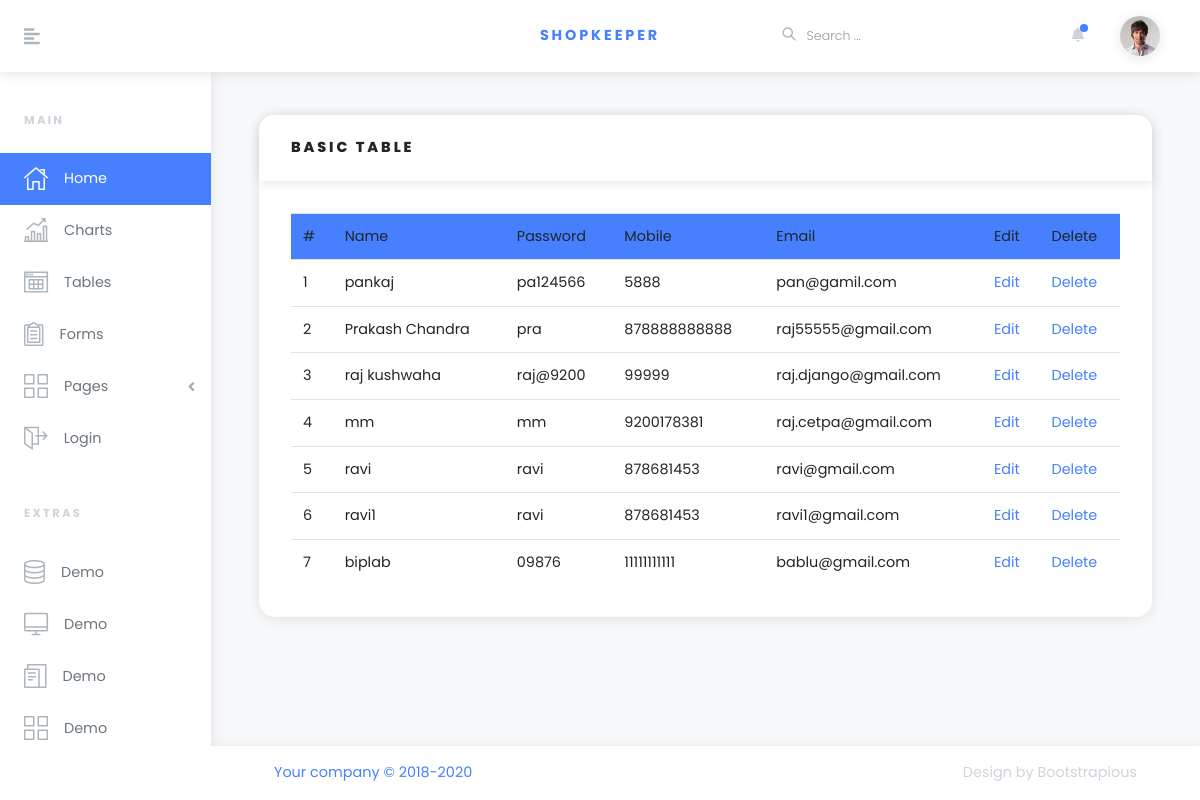
The app's page /customers/ with its own data.
### customer/models.py (models this page shows, shortened)
class Customer(models.Model):
    name = models.CharField(max_length=100,default='username')
    password = models.CharField(max_length=100)
    email = models.EmailField(max_length=200,unique=True)
    mobile = models.CharField(max_length=15)
    status = models.BooleanField(default=False)

### customer/views.py (the view)
# urls.py: path('customers/',cus_views.show_customer, name='all_customers'),
def show_customer(request):
    c = Customer.objects.all()
    context ={
        'c':c
    }
    return render(request,'customer/customers.html',context)

### customer/templates/customer/customers.html
{% extends 'base.html'%}
{% block content%}
    {% include 'header.html'%}
    <div class="d-flex align-items-stretch">
        {% include 'side.html'%}
      <div class="page-holder w-100 d-flex flex-wrap">
        <div class="container-fluid px-xl-5">
            <br></br>
            <div class="card">
                  <div class="card-header">
                    <h6 class="text-uppercase mb-0">Basic Table</h6>
                  </div>
                  <div class="card-body">
                    <table class="table card-text">
                        <tr class="bg-primary">
        <td>#</td>
        <td>Name</td>
        <td>Password</td>
        <td>Mobile</td>
        <td>Email</td>
        <td>Edit</td>
        <td>Delete</td>
    </tr>
    {% for cus in c%}
    <tr>
        <td>{{forloop.counter}}</td>
        <td>{{cus.name}}</td>
        <td>{{cus.password}}</td>
        <td>{{cus.mobile}}</td>
        <td>{{cus.email}}</td>
        <td><a href="{% url 'update_customer' cus.id %}"> Edit </a></td>
        <td><a href="{% url 'delete_customer' cus.id %}"> Delete </a></td>
    </tr>
    {%endfor%}
                    </table>
                  </div>
                </div>
        </div>
        <footer class="footer bg-white shadow align-self-end py-3 px-xl-5 w-100">
          <div class="container-fluid">
            <div class="row">
              <div class="col-md-6 text-center text-md-left text-primary">
                <p class="mb-2 mb-md-0">Your company &copy; 2018-2020</p>
              </div>
              <div class="col-md-6 text-center text-md-right text-gray-400">
                <p class="mb-0">Design by <a href="https://bootstrapious.com/admin-templates" class="external text-gray-400">Bootstrapious</a></p>
              </div>
            </div>
          </div>
        </footer>
      </div>
    </div>
{% endblock %}

### templates/base.html (shortened to what this page needs)
<!DOCTYPE html>
<html lang="en">
<head>
    {% load static %}
    <link rel="stylesheet" href="{% static 'vendor/bootstrap/css/bootstrap.min.css'%}">
    <link rel="stylesheet" href="https://use.fontawesome.com/releases/v5.3.1/css/all.css">
    <link rel="stylesheet" href="{% static 'css/orionicons.css'%}">
    <link rel="stylesheet" href="{% static 'css/style.default.css'%}" id="theme-stylesheet">
    <link rel="stylesheet" href="css/custom.css">
</head>
<body>
{% block content%}
{% endblock%}
</body>
</html>

### templates/header.html (shortened to what this page needs)
<header class="header">
      <nav class="navbar navbar-expand-lg px-4 py-2 bg-white shadow"><a href="#" class="sidebar-toggler text-gray-500 mr-4 mr-lg-5 lead"><i class="fas fa-align-left"></i></a><a href="index.html" class="navbar-brand font-weight-bold text-uppercase text-base">Shopkeeper</a>
        <ul class="ml-auto d-flex align-items-center list-unstyled mb-0">
          <li class="nav-item">
            <form id="searchForm" class="ml-auto d-none d-lg-block">
              <div class="form-group position-relative mb-0">
                <button type="submit" style="top: -3px; left: 0;" class="position-absolute bg-white border-0 p-0"><i class="o-search-magnify-1 text-gray text-lg"></i></button>
                <input type="search" placeholder="Search ..." class="form-control form-control-sm border-0 no-shadow pl-4">
              </div>
            </form>
          </li>
          <li class="nav-item dropdown mr-3"><a id="notifications" href="http://example.com" data-toggle="dropdown" aria-haspopup="true" aria-expanded="false" class="nav-link dropdown-toggle text-gray-400 px-1"><i class="fa fa-bell"></i><span class="notification-icon"></span></a>
          </li> {% load static%}
          <li class="nav-item dropdown ml-auto"><a id="userInfo" href="http://example.com" data-toggle="dropdown" aria-haspopup="true" aria-expanded="false" class="nav-link dropdown-toggle"><img src="{% static 'img/avatar-6.jpg' %}" alt="Jason Doe" style="max-width: 2.5rem;" class="img-fluid rounded-circle shadow"></a>
          </li>
        </ul>
      </nav>
    </header>

### templates/side.html (shortened to what this page needs)
<div id="sidebar" class="sidebar py-3">
        <div class="text-gray-400 text-uppercase px-3 px-lg-4 py-4 font-weight-bold small headings-font-family">MAIN</div>
        <ul class="sidebar-menu list-unstyled">
              <li class="sidebar-list-item"><a href="index.html" class="sidebar-link text-muted active"><i class="o-home-1 mr-3 text-gray"></i><span>Home</span></a></li>
              <li class="sidebar-list-item"><a href="charts.html" class="sidebar-link text-muted"><i class="o-sales-up-1 mr-3 text-gray"></i><span>Charts</span></a></li>
              <li class="sidebar-list-item"><a href="tables.html" class="sidebar-link text-muted"><i class="o-table-content-1 mr-3 text-gray"></i><span>Tables</span></a></li>
              <li class="sidebar-list-item"><a href="forms.html" class="sidebar-link text-muted"><i class="o-survey-1 mr-3 text-gray"></i><span>Forms</span></a></li>
          <li class="sidebar-list-item"><a href="#" data-toggle="collapse" data-target="#pages" aria-expanded="false" aria-controls="pages" class="sidebar-link text-muted"><i class="o-wireframe-1 mr-3 text-gray"></i><span>Pages</span></a>
          </li>
              <li class="sidebar-list-item"><a href="login.html" class="sidebar-link text-muted"><i class="o-exit-1 mr-3 text-gray"></i><span>Login</span></a></li>
        </ul>
        <div class="text-gray-400 text-uppercase px-3 px-lg-4 py-4 font-weight-bold small headings-font-family">EXTRAS</div>
        <ul class="sidebar-menu list-unstyled">
              <li class="sidebar-list-item"><a href="#" class="sidebar-link text-muted"><i class="o-database-1 mr-3 text-gray"></i><span>Demo</span></a></li>
              <li class="sidebar-list-item"><a href="#" class="sidebar-link text-muted"><i class="o-imac-screen-1 mr-3 text-gray"></i><span>Demo</span></a></li>
              <li class="sidebar-list-item"><a href="#" class="sidebar-link text-muted"><i class="o-paperwork-1 mr-3 text-gray"></i><span>Demo</span></a></li>
              <li class="sidebar-list-item"><a href="#" class="sidebar-link text-muted"><i class="o-wireframe-1 mr-3 text-gray"></i><span>Demo</span></a></li>
        </ul>
      </div>

### records on screen
Customer: name "pankaj", password "pa124566", mobile "5888", email "pan@gamil.com"
Customer: name "Prakash Chandra", password "pra", mobile "878888888888", email "raj55555@gmail.com"
Customer: name "raj kushwaha", password "raj@9200", mobile "99999", email "raj.django@gmail.com"
Customer: name "mm", password "mm", mobile "9200178381", email "raj.cetpa@gmail.com"
Customer: name "ravi", password "ravi", mobile "878681453", email "ravi@gmail.com"
Customer: name "ravi1", password "ravi", mobile "878681453", email "ravi1@gmail.com"
Customer: name "biplab", password "09876", mobile "11111111111", email "bablu@gmail.com"
